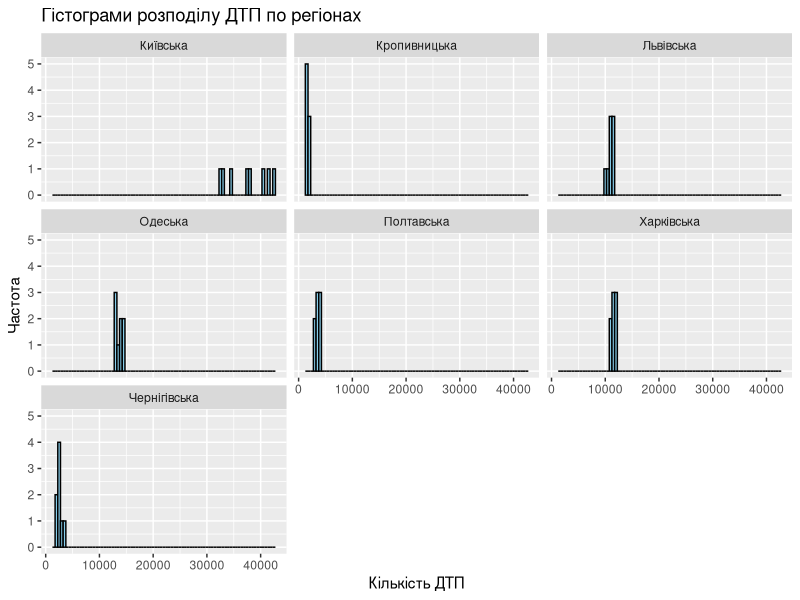
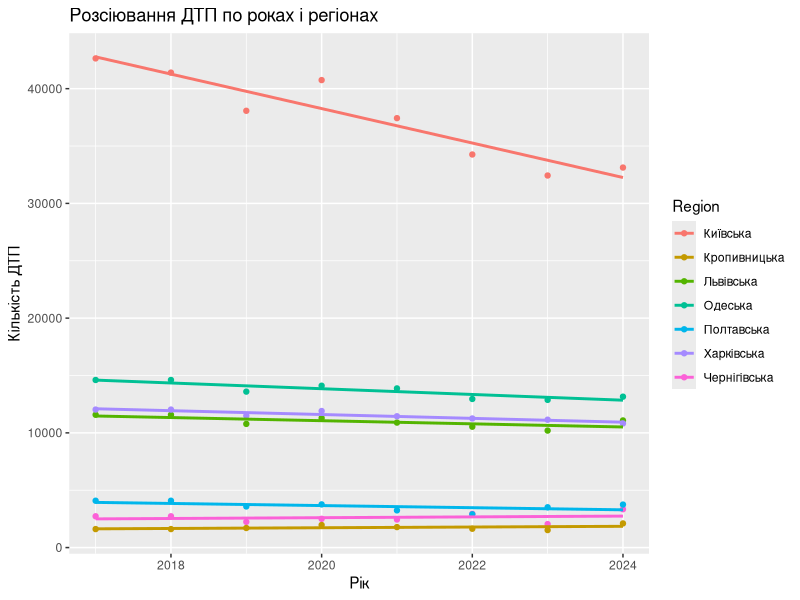
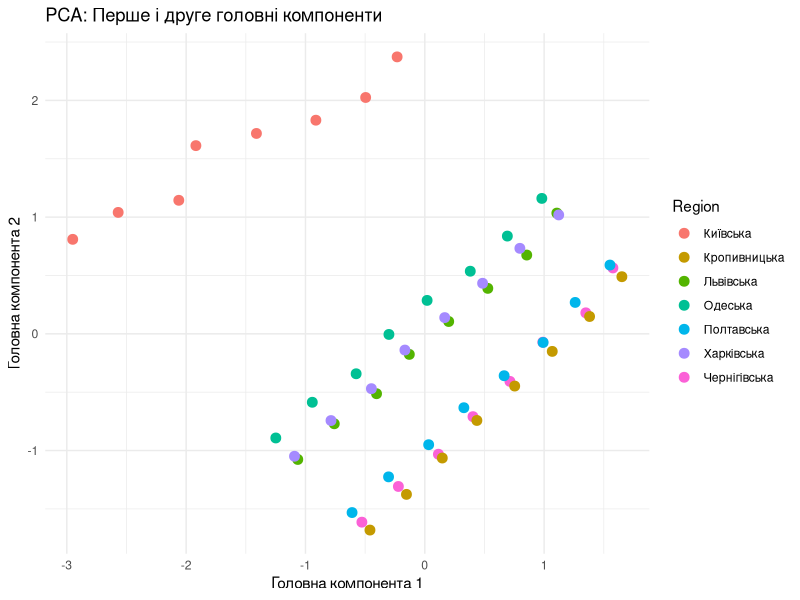
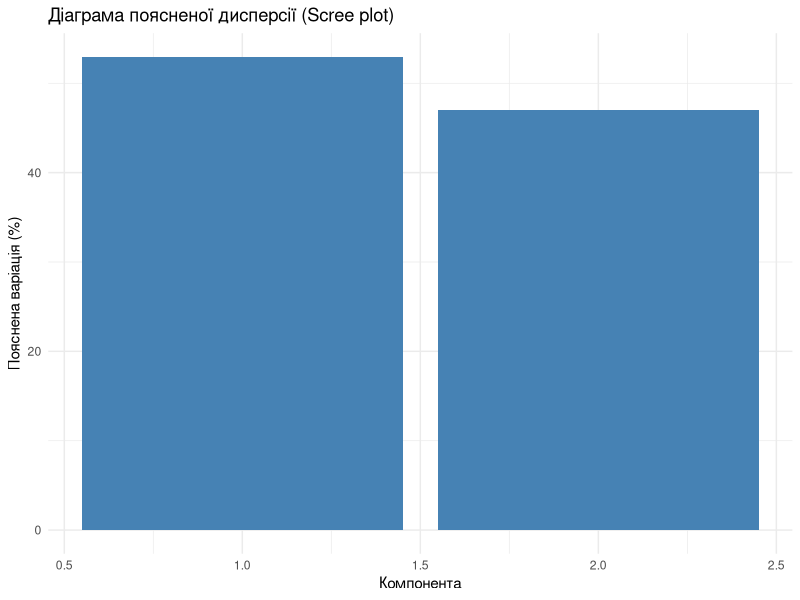

Reproduce these figures in R, in order.
## ---- chunk 1
# Встановлюємо налаштування для RMarkdown
knitr::opts_chunk$set(echo = TRUE, message = FALSE, warning = FALSE)

# Завантаження необхідних бібліотек
library(dplyr)
library(ggplot2)
library(knitr)  # Додаємо бібліотеку для kable
library(kableExtra)
## ---- chunk 2
# Джерело https://patrolpolice.gov.ua/statистика/
# Створення фіктивних даних для ДТП з 2017 по 2024 рік
data_list <- list(
  `2017` = data.frame(
    Region = c("Київська", "Львівська", "Одеська", "Харківська", "Чернігівська", "Полтавська", "Кропивницька"),
    Accidents = c(42639, 11576, 14609, 12029, 2728, 4083, 1612)
  ),
  `2018` = data.frame(
    Region = c("Київська", "Львівська", "Одеська", "Харківська", "Чернігівська", "Полтавська", "Кропивницька"),
    Accidents = c(41402, 11576, 14609, 12029, 2728, 4083, 1612)
  ),
  `2019` = data.frame(
    Region = c("Київська", "Львівська", "Одеська", "Харківська", "Чернігівська", "Полтавська", "Кропивницька"),
    Accidents = c(38073, 10779, 13594, 11491, 2240, 3584, 1705)
  ),
  `2020` = data.frame(
    Region = c("Київська", "Львівська", "Одеська", "Харківська", "Чернігівська", "Полтавська", "Кропивницька"),
    Accidents = c(40750, 11292, 14107, 11902, 2506, 3764, 1967)
  ),
  `2021` = data.frame(
    Region = c("Київська", "Львівська", "Одеська", "Харківська", "Чернігівська", "Полтавська", "Кропивницька"),
    Accidents = c(37432, 10894, 13874, 11445, 2445, 3243, 1784)
  ),
  `2022` = data.frame(
    Region = c("Київська", "Львівська", "Одеська", "Харківська", "Чернігівська", "Полтавська", "Кропивницька"),
    Accidents = c(34264, 10534, 12954, 11253, 2943, 2900, 1640)
  ),
  `2023` = data.frame(
    Region = c("Київська", "Львівська", "Одеська", "Харківська", "Чернігівська", "Полтавська", "Кропивницька"),
    Accidents = c(32432, 10197, 12874, 11145, 2045, 3513, 1525)
  ),
  `2024` = data.frame(
    Region = c("Київська", "Львівська", "Одеська", "Харківська", "Чернігівська", "Полтавська", "Кропивницька"),
    Accidents = c(33125, 11080, 13153, 10821, 3341, 3748, 2104)
  )
)

# Об'єднання даних для подальшого аналізу
combined_data <- bind_rows(
  lapply(names(data_list), function(year) {
    data_list[[year]] %>%
      mutate(Year = as.numeric(year))
  })
)

# 1. Перевірка комплектності даних
if (anyNA(combined_data)) {
  cat("Дані містять пропущені значення.\n")
} else {
  cat("Дані комплектні, без пропущених значень.\n")
}

# 2. Характер розподілу змінних
# Гістограма кількості ДТП по регіонах
ggplot(combined_data, aes(x = Accidents)) +
  geom_histogram(binwidth = 500, fill = "skyblue", color = "black") +
  facet_wrap(~ Region) +
  labs(title = "Гістограми розподілу ДТП по регіонах", x = "Кількість ДТП", y = "Частота")

# Тест на нормальність (критерій Шапіро-Уілка) для кожного регіону
shapiro_results <- combined_data %>%
  group_by(Region) %>%
  summarise(p_value = shapiro.test(Accidents)$p.value)

print("Результати тесту на нормальність (p-значення):")
print(shapiro_results)

# 3. Аналіз зв'язку між характеристиками
# Кореляційний аналіз між роком і кількістю ДТП
cor_test <- cor.test(combined_data$Year, combined_data$Accidents)
print(cor_test)

# Графік розсіювання для перевірки зв'язку між роком і кількістю ДТП
ggplot(combined_data, aes(x = Year, y = Accidents, color = Region)) +
  geom_point() +
  geom_smooth(method = "lm", se = FALSE) +
  labs(title = "Розсіювання ДТП по роках і регіонах", x = "Рік", y = "Кількість ДТП")

# 4. Аналіз головних компонент (PCA) для зменшення розмірності
# Підготовка даних для PCA (залишаємо числові змінні)
pca_data <- combined_data %>%
  select(Accidents, Year)

# Виконання PCA
pca_result <- prcomp(pca_data, scale. = TRUE)

# Виведення відсотку варіації, що пояснюється кожним компонентом
summary(pca_result)

# Візуалізація перших двох головних компонентів
pca_data_plot <- data.frame(pca_result$x)
pca_data_plot$Region <- combined_data$Region

ggplot(pca_data_plot, aes(x = PC1, y = PC2, color = Region)) +
  geom_point(size = 3) +
  labs(title = "PCA: Перше і друге головні компоненти", x = "Головна компонента 1", y = "Головна компонента 2") +
  theme_minimal()

# Діаграма поясненої дисперсії (Scree plot)
scree_plot <- data.frame(Component = 1:length(pca_result$sdev), 
                         Variance = (pca_result$sdev)^2 / sum((pca_result$sdev)^2) * 100)

ggplot(scree_plot, aes(x = Component, y = Variance)) +
  geom_bar(stat = "identity", fill = "steelblue") +
  labs(title = "Діаграма поясненої дисперсії (Scree plot)", x = "Компонента", y = "Пояснена варіація (%)") +
  theme_minimal()
